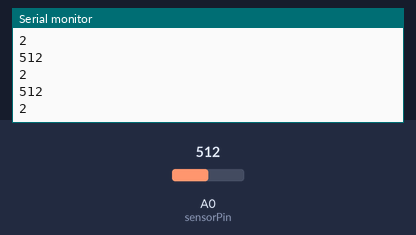
The sketch below on a simulated Arduino Uno, built with avr-gcc and run on an emulated ATmega328P. On the bench: the last lines printed to the serial monitor. Inputs (shaded band) come from the test bench; at power-on: A0 (sensorPin) = 512.

Above: at 1.2 s.
1.3 s: A0 (sensorPin) set to 716
At 2.2 s:
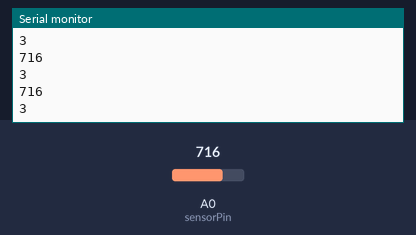
2.8 s: A0 (sensorPin) set to 900
At 3.3 s:
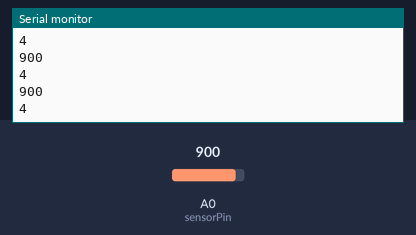
Timing chart, 0 to 5.8 s (numbered marks = the images above; inputs shaded):
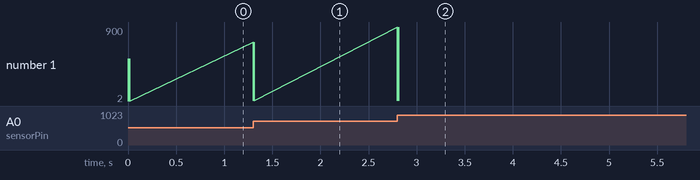

Measured:
- after the input at 1.3 s, the serial monitor: prints a new line at once (image 1)
- after the input at 2.8 s, the serial monitor: prints a new line at once (image 2)
- plotted number 1: 2 → 3 after the input at 1.3 s, 3 → 4 after the input at 2.8 s

The sketch:

arduino-potentiometer.ino
```cpp
// Potentiometer Reading
// by João Tragtenberg - Batebit Artesania Digital 22/01/2020
// inspired by https://www.norwegiancreations.com/2015/10/tutorial-potentiometers-with-arduino-and-filtering/
// The code uses a Exponential Moving Average Filter
// to remove noise from the potentiometer value so it
// only detects the sensor reading when there is a
// significant change in the original value.


#define TEN_BIT_READING 1 //this is the lossless option, using all the 10 bits of the Arduino ADC
#define NINE_BIT_READING 2
#define EIGHT_BIT_READING 4
#define SEVEN_BIT_READING 8 //the standard MIDI values are 7 bits long

int bitRange = TEN_BIT_READING;

//Global Variables
int sensorPin = A0;      //pin number to use the ADC
int sensorValue = 0;     //initialization of sensor variable, equivalent to EMA Y
int filteredValue = 0;   //variable to store the filtered value


void setup() {
  Serial.begin(115200);           //setup of Serial module, 115200 bits/second
}

void loop() {
  sensorValue = analogRead(sensorPin);                //read the sensor value using ADC


  filteredValue = EMA(sensorValue, filteredValue, 0.8); //This applies the Exponential Moving Average Filter
  //the amount of filtering goes from 0.0 to 1.0
  //(the greater the resolution you want, more filtering you need to put)
  //the filteredValue is iterated through this function

  if (changedValue(filteredValue, bitRange)) {   //The original bit depth of the Arduino ADC is 10bits
    //but if you need a smaller bit depth, you can change this
    //value giving a higher threshold value for the change detection
    //the smaller bit depth you use, the less filtering is needed

    //TODO: understand why the pot is jumping values when changing direction

    //Here you execute the instructions you want when the pot changes value:

    int outputValue = sensorValue / bitRange;

    Serial.println(outputValue); //change TEN_BIT_READING to other defined bit ranges here and above

    int potSection = sectionizePot(outputValue, 5, bitRange); //this divides the input values in #n sections.

    Serial.println(potSection);
  }

  //delay(5);
}


int EMA(int inputValue, int filteredValue, float filteringAmount) {
  return ((1 - filteringAmount) * inputValue) + (filteringAmount * filteredValue);
}

int lastValue_;
bool changedValue(int inputValue_, int threshold_) {
  if (abs(inputValue_ - lastValue_) >= threshold_) {
    lastValue_ = inputValue_;
    return true;
  }
  else return false;
}

int potSection_;
int sectionizePot(int inputValue_, int nSections_, int bitRange_) {
  int sectionSize_ = floor(1024 / bitRange_ / nSections_);
  if (inputValue_ < sectionSize_) {
    potSection_ = 0;
    return potSection_;
  }
  if (nSections_ > 2) {
    for (int i = 1 ; i < (nSections_ - 1) ; i++) {
      if ((inputValue_ >= floor(i * sectionSize_)) && (inputValue_ < floor((i + 1) * sectionSize_))) {
        potSection_ = i;
        return potSection_;
      }
    }
  }
  if (inputValue_ >= floor((nSections_ - 1) * sectionSize_)) {
    potSection_ = nSections_ - 1;
    return potSection_;
  }
}

//both of the above functions can work for integer values as well as for floating point filtered values
/*
  float EMA(float inputValue, float filteredValue, float filteringAmount) {
  return ((1 - filteringAmount) * inputValue) + (filteringAmount * filteredValue);
  }


  float lastValue_f;
  bool changedValue(float inputValue_, float threshold_) {
  if (abs(inputValue_ - lastValue_f) >= threshold_) {
    lastValue_f = inputValue_;
    return true;
  }
  else return false;
  }
*/
```
